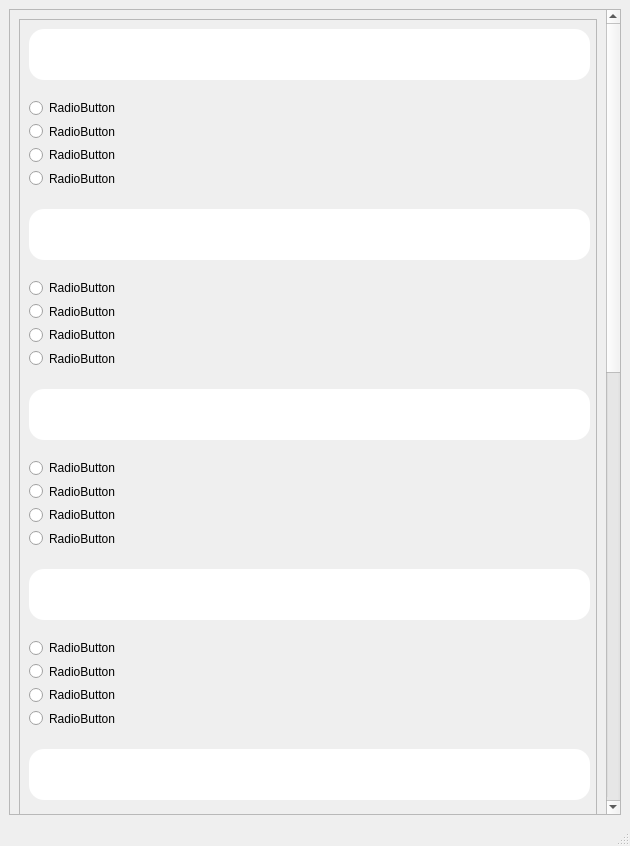
<?xml version="1.0" encoding="UTF-8"?>
<ui version="4.0">
 <class>Tests</class>
 <widget class="QMainWindow" name="Tests">
  <property name="geometry">
   <rect>
    <x>0</x>
    <y>0</y>
    <width>630</width>
    <height>846</height>
   </rect>
  </property>
  <property name="windowTitle">
   <string>MainWindow</string>
  </property>
  <widget class="QWidget" name="centralwidget">
   <layout class="QVBoxLayout" name="verticalLayout">
    <item>
     <widget class="QScrollArea" name="scrollArea">
      <property name="widgetResizable">
       <bool>true</bool>
      </property>
      <widget class="QWidget" name="scrollAreaWidgetContents">
       <property name="geometry">
        <rect>
         <x>0</x>
         <y>-1003</y>
         <width>593</width>
         <height>1788</height>
        </rect>
       </property>
       <layout class="QVBoxLayout" name="verticalLayout_2">
        <item>
         <widget class="QFrame" name="frame">
          <property name="minimumSize">
           <size>
            <width>0</width>
            <height>1770</height>
           </size>
          </property>
          <property name="frameShape">
           <enum>QFrame::StyledPanel</enum>
          </property>
          <property name="frameShadow">
           <enum>QFrame::Raised</enum>
          </property>
          <widget class="QPlainTextEdit" name="vopros1">
           <property name="geometry">
            <rect>
             <x>10</x>
             <y>10</y>
             <width>561</width>
             <height>51</height>
            </rect>
           </property>
           <property name="styleSheet">
            <string notr="true">border-radius: 15px;
background: white;</string>
           </property>
           <property name="tabChangesFocus">
            <bool>false</bool>
           </property>
           <property name="readOnly">
            <bool>true</bool>
           </property>
           <property name="overwriteMode">
            <bool>false</bool>
           </property>
           <property name="textInteractionFlags">
            <set>Qt::TextSelectableByMouse</set>
           </property>
           <property name="backgroundVisible">
            <bool>false</bool>
           </property>
           <property name="centerOnScroll">
            <bool>false</bool>
           </property>
           <property name="placeholderText">
            <string/>
           </property>
          </widget>
          <widget class="QWidget" name="verticalLayoutWidget">
           <property name="geometry">
            <rect>
             <x>10</x>
             <y>80</y>
             <width>541</width>
             <height>88</height>
            </rect>
           </property>
           <layout class="QVBoxLayout" name="vert1">
            <item>
             <widget class="QRadioButton" name="otv1_1">
              <property name="text">
               <string>RadioButton</string>
              </property>
             </widget>
            </item>
            <item>
             <widget class="QRadioButton" name="otv1_2">
              <property name="text">
               <string>RadioButton</string>
              </property>
             </widget>
            </item>
            <item>
             <widget class="QRadioButton" name="otv1_3">
              <property name="text">
               <string>RadioButton</string>
              </property>
             </widget>
            </item>
            <item>
             <widget class="QRadioButton" name="otv1_4">
              <property name="text">
               <string>RadioButton</string>
              </property>
             </widget>
            </item>
           </layout>
          </widget>
          <widget class="QPlainTextEdit" name="vopros2">
           <property name="geometry">
            <rect>
             <x>10</x>
             <y>190</y>
             <width>561</width>
             <height>51</height>
            </rect>
           </property>
           <property name="styleSheet">
            <string notr="true">border-radius: 15px;
background: white;</string>
           </property>
           <property name="tabChangesFocus">
            <bool>false</bool>
           </property>
           <property name="readOnly">
            <bool>true</bool>
           </property>
           <property name="overwriteMode">
            <bool>false</bool>
           </property>
           <property name="textInteractionFlags">
            <set>Qt::TextSelectableByMouse</set>
           </property>
           <property name="backgroundVisible">
            <bool>false</bool>
           </property>
           <property name="centerOnScroll">
            <bool>false</bool>
           </property>
           <property name="placeholderText">
            <string/>
           </property>
          </widget>
          <widget class="QWidget" name="verticalLayoutWidget_2">
           <property name="geometry">
            <rect>
             <x>10</x>
             <y>260</y>
             <width>541</width>
             <height>88</height>
            </rect>
           </property>
           <layout class="QVBoxLayout" name="vert2">
            <item>
             <widget class="QRadioButton" name="otv2_1">
              <property name="text">
               <string>RadioButton</string>
              </property>
             </widget>
            </item>
            <item>
             <widget class="QRadioButton" name="otv2_2">
              <property name="text">
               <string>RadioButton</string>
              </property>
             </widget>
            </item>
            <item>
             <widget class="QRadioButton" name="otv2_3">
              <property name="text">
               <string>RadioButton</string>
              </property>
             </widget>
            </item>
            <item>
             <widget class="QRadioButton" name="otv2_4">
              <property name="text">
               <string>RadioButton</string>
              </property>
             </widget>
            </item>
           </layout>
          </widget>
          <widget class="QPlainTextEdit" name="vopros3">
           <property name="geometry">
            <rect>
             <x>10</x>
             <y>370</y>
             <width>561</width>
             <height>51</height>
            </rect>
           </property>
           <property name="styleSheet">
            <string notr="true">border-radius: 15px;
background: white;</string>
           </property>
           <property name="tabChangesFocus">
            <bool>false</bool>
           </property>
           <property name="readOnly">
            <bool>true</bool>
           </property>
           <property name="overwriteMode">
            <bool>false</bool>
           </property>
           <property name="textInteractionFlags">
            <set>Qt::TextSelectableByMouse</set>
           </property>
           <property name="backgroundVisible">
            <bool>false</bool>
           </property>
           <property name="centerOnScroll">
            <bool>false</bool>
           </property>
           <property name="placeholderText">
            <string/>
           </property>
          </widget>
          <widget class="QWidget" name="verticalLayoutWidget_3">
           <property name="geometry">
            <rect>
             <x>10</x>
             <y>440</y>
             <width>541</width>
             <height>88</height>
            </rect>
           </property>
           <layout class="QVBoxLayout" name="vert3">
            <item>
             <widget class="QRadioButton" name="otv3_1">
              <property name="text">
               <string>RadioButton</string>
              </property>
             </widget>
            </item>
            <item>
             <widget class="QRadioButton" name="otv3_2">
              <property name="text">
               <string>RadioButton</string>
              </property>
             </widget>
            </item>
            <item>
             <widget class="QRadioButton" name="otv3_3">
              <property name="text">
               <string>RadioButton</string>
              </property>
             </widget>
            </item>
            <item>
             <widget class="QRadioButton" name="otv3_4">
              <property name="text">
               <string>RadioButton</string>
              </property>
             </widget>
            </item>
           </layout>
          </widget>
          <widget class="QPlainTextEdit" name="vopros4">
           <property name="geometry">
            <rect>
             <x>10</x>
             <y>550</y>
             <width>561</width>
             <height>51</height>
            </rect>
           </property>
           <property name="styleSheet">
            <string notr="true">border-radius: 15px;
background: white;</string>
           </property>
           <property name="tabChangesFocus">
            <bool>false</bool>
           </property>
           <property name="readOnly">
            <bool>true</bool>
           </property>
           <property name="overwriteMode">
            <bool>false</bool>
           </property>
           <property name="textInteractionFlags">
            <set>Qt::TextSelectableByMouse</set>
           </property>
           <property name="backgroundVisible">
            <bool>false</bool>
           </property>
           <property name="centerOnScroll">
            <bool>false</bool>
           </property>
           <property name="placeholderText">
            <string/>
           </property>
          </widget>
          <widget class="QWidget" name="verticalLayoutWidget_4">
           <property name="geometry">
            <rect>
             <x>10</x>
             <y>620</y>
             <width>541</width>
             <height>88</height>
            </rect>
           </property>
           <layout class="QVBoxLayout" name="vert4">
            <item>
             <widget class="QRadioButton" name="otv4_1">
              <property name="text">
               <string>RadioButton</string>
              </property>
             </widget>
            </item>
            <item>
             <widget class="QRadioButton" name="otv4_2">
              <property name="text">
               <string>RadioButton</string>
              </property>
             </widget>
            </item>
            <item>
             <widget class="QRadioButton" name="otv4_3">
              <property name="text">
               <string>RadioButton</string>
              </property>
             </widget>
            </item>
            <item>
             <widget class="QRadioButton" name="otv4_4">
              <property name="text">
               <string>RadioButton</string>
              </property>
             </widget>
            </item>
           </layout>
          </widget>
          <widget class="QPlainTextEdit" name="vopros5">
           <property name="geometry">
            <rect>
             <x>10</x>
             <y>730</y>
             <width>561</width>
             <height>51</height>
            </rect>
           </property>
           <property name="styleSheet">
            <string notr="true">border-radius: 15px;
background: white;</string>
           </property>
           <property name="tabChangesFocus">
            <bool>false</bool>
           </property>
           <property name="readOnly">
            <bool>true</bool>
           </property>
           <property name="overwriteMode">
            <bool>false</bool>
           </property>
           <property name="textInteractionFlags">
            <set>Qt::TextSelectableByMouse</set>
           </property>
           <property name="backgroundVisible">
            <bool>false</bool>
           </property>
           <property name="centerOnScroll">
            <bool>false</bool>
           </property>
           <property name="placeholderText">
            <string/>
           </property>
          </widget>
          <widget class="QWidget" name="verticalLayoutWidget_5">
           <property name="geometry">
            <rect>
             <x>10</x>
             <y>800</y>
             <width>541</width>
             <height>88</height>
            </rect>
           </property>
           <layout class="QVBoxLayout" name="vert5">
            <item>
             <widget class="QRadioButton" name="otv5_1">
              <property name="text">
               <string>RadioButton</string>
              </property>
             </widget>
            </item>
            <item>
             <widget class="QRadioButton" name="otv5_2">
              <property name="text">
               <string>RadioButton</string>
              </property>
             </widget>
            </item>
            <item>
             <widget class="QRadioButton" name="otv5_3">
              <property name="text">
               <string>RadioButton</string>
              </property>
             </widget>
            </item>
            <item>
             <widget class="QRadioButton" name="otv5_4">
              <property name="text">
               <string>RadioButton</string>
              </property>
             </widget>
            </item>
           </layout>
          </widget>
          <widget class="QPlainTextEdit" name="vopros6">
           <property name="geometry">
            <rect>
             <x>10</x>
             <y>910</y>
             <width>561</width>
             <height>51</height>
            </rect>
           </property>
           <property name="styleSheet">
            <string notr="true">border-radius: 15px;
background: white;</string>
           </property>
           <property name="tabChangesFocus">
            <bool>false</bool>
           </property>
           <property name="readOnly">
            <bool>true</bool>
           </property>
           <property name="overwriteMode">
            <bool>false</bool>
           </property>
           <property name="textInteractionFlags">
            <set>Qt::TextSelectableByMouse</set>
           </property>
           <property name="backgroundVisible">
            <bool>false</bool>
           </property>
           <property name="centerOnScroll">
            <bool>false</bool>
           </property>
           <property name="placeholderText">
            <string/>
           </property>
          </widget>
          <widget class="QWidget" name="verticalLayoutWidget_6">
           <property name="geometry">
            <rect>
             <x>10</x>
             <y>980</y>
             <width>541</width>
             <height>88</height>
            </rect>
           </property>
           <layout class="QVBoxLayout" name="vert6">
            <item>
             <widget class="QRadioButton" name="otv6_1">
              <property name="text">
               <string>RadioButton</string>
              </property>
             </widget>
            </item>
            <item>
             <widget class="QRadioButton" name="otv6_2">
              <property name="text">
               <string>RadioButton</string>
              </property>
             </widget>
            </item>
            <item>
             <widget class="QRadioButton" name="otv6_3">
              <property name="text">
               <string>RadioButton</string>
              </property>
             </widget>
            </item>
            <item>
             <widget class="QRadioButton" name="otv6_4">
              <property name="text">
               <string>RadioButton</string>
              </property>
             </widget>
            </item>
           </layout>
          </widget>
          <widget class="QPlainTextEdit" name="vopros7">
           <property name="geometry">
            <rect>
             <x>10</x>
             <y>1090</y>
             <width>561</width>
             <height>51</height>
            </rect>
           </property>
           <property name="styleSheet">
            <string notr="true">border-radius: 15px;
background: white;</string>
           </property>
           <property name="tabChangesFocus">
            <bool>false</bool>
           </property>
           <property name="readOnly">
            <bool>true</bool>
           </property>
           <property name="overwriteMode">
            <bool>false</bool>
           </property>
           <property name="textInteractionFlags">
            <set>Qt::TextSelectableByMouse</set>
           </property>
           <property name="backgroundVisible">
            <bool>false</bool>
           </property>
           <property name="centerOnScroll">
            <bool>false</bool>
           </property>
           <property name="placeholderText">
            <string/>
           </property>
          </widget>
          <widget class="QWidget" name="verticalLayoutWidget_7">
           <property name="geometry">
            <rect>
             <x>10</x>
             <y>1160</y>
             <width>541</width>
             <height>88</height>
            </rect>
           </property>
           <layout class="QVBoxLayout" name="vert7">
            <item>
             <widget class="QRadioButton" name="otv7_1">
              <property name="text">
               <string>RadioButton</string>
              </property>
             </widget>
            </item>
            <item>
             <widget class="QRadioButton" name="otv7_2">
              <property name="text">
               <string>RadioButton</string>
              </property>
             </widget>
            </item>
            <item>
             <widget class="QRadioButton" name="otv7_3">
              <property name="text">
               <string>RadioButton</string>
              </property>
             </widget>
            </item>
            <item>
             <widget class="QRadioButton" name="otv7_4">
              <property name="text">
               <string>RadioButton</string>
              </property>
             </widget>
            </item>
           </layout>
          </widget>
          <widget class="QPlainTextEdit" name="vopros8">
           <property name="geometry">
            <rect>
             <x>10</x>
             <y>1270</y>
             <width>561</width>
             <height>51</height>
            </rect>
           </property>
           <property name="styleSheet">
            <string notr="true">border-radius: 15px;
background: white;</string>
           </property>
           <property name="tabChangesFocus">
            <bool>false</bool>
           </property>
           <property name="readOnly">
            <bool>true</bool>
           </property>
           <property name="overwriteMode">
            <bool>false</bool>
           </property>
           <property name="textInteractionFlags">
            <set>Qt::TextSelectableByMouse</set>
           </property>
           <property name="backgroundVisible">
            <bool>false</bool>
           </property>
           <property name="centerOnScroll">
            <bool>false</bool>
           </property>
           <property name="placeholderText">
            <string/>
           </property>
          </widget>
          <widget class="QWidget" name="verticalLayoutWidget_8">
           <property name="geometry">
            <rect>
             <x>10</x>
             <y>1340</y>
             <width>541</width>
             <height>88</height>
            </rect>
           </property>
           <layout class="QVBoxLayout" name="vert8">
            <item>
             <widget class="QRadioButton" name="otv8_1">
              <property name="text">
               <string>RadioButton</string>
              </property>
             </widget>
            </item>
            <item>
             <widget class="QRadioButton" name="otv8_2">
              <property name="text">
               <string>RadioButton</string>
              </property>
             </widget>
            </item>
            <item>
             <widget class="QRadioButton" name="otv8_3">
              <property name="text">
               <string>RadioButton</string>
              </property>
             </widget>
            </item>
            <item>
             <widget class="QRadioButton" name="otv8_4">
              <property name="text">
               <string>RadioButton</string>
              </property>
             </widget>
            </item>
           </layout>
          </widget>
          <widget class="QPlainTextEdit" name="vopros9">
           <property name="geometry">
            <rect>
             <x>10</x>
             <y>1450</y>
             <width>561</width>
             <height>51</height>
            </rect>
           </property>
           <property name="styleSheet">
            <string notr="true">border-radius: 15px;
background: white;</string>
           </property>
           <property name="tabChangesFocus">
            <bool>false</bool>
           </property>
           <property name="readOnly">
            <bool>true</bool>
           </property>
           <property name="overwriteMode">
            <bool>false</bool>
           </property>
           <property name="textInteractionFlags">
            <set>Qt::TextSelectableByMouse</set>
           </property>
           <property name="backgroundVisible">
            <bool>false</bool>
           </property>
           <property name="centerOnScroll">
            <bool>false</bool>
           </property>
           <property name="placeholderText">
            <string/>
           </property>
          </widget>
          <widget class="QWidget" name="verticalLayoutWidget_9">
           <property name="geometry">
            <rect>
             <x>10</x>
             <y>1510</y>
             <width>541</width>
             <height>88</height>
            </rect>
           </property>
           <layout class="QVBoxLayout" name="vert9">
            <item>
             <widget class="QRadioButton" name="otv9_1">
              <property name="text">
               <string>RadioButton</string>
              </property>
             </widget>
            </item>
            <item>
             <widget class="QRadioButton" name="otv9_2">
              <property name="text">
               <string>RadioButton</string>
              </property>
             </widget>
            </item>
            <item>
             <widget class="QRadioButton" name="otv9_3">
              <property name="text">
               <string>RadioButton</string>
              </property>
             </widget>
            </item>
            <item>
             <widget class="QRadioButton" name="otv9_4">
              <property name="text">
               <string>RadioButton</string>
              </property>
             </widget>
            </item>
           </layout>
          </widget>
          <widget class="QPlainTextEdit" name="vopros10">
           <property name="geometry">
            <rect>
             <x>10</x>
             <y>1610</y>
             <width>561</width>
             <height>51</height>
            </rect>
           </property>
           <property name="styleSheet">
            <string notr="true">border-radius: 15px;
background: white;</string>
           </property>
           <property name="tabChangesFocus">
            <bool>false</bool>
           </property>
           <property name="readOnly">
            <bool>true</bool>
           </property>
           <property name="overwriteMode">
            <bool>false</bool>
           </property>
           <property name="textInteractionFlags">
            <set>Qt::TextSelectableByMouse</set>
           </property>
           <property name="backgroundVisible">
            <bool>false</bool>
           </property>
           <property name="centerOnScroll">
            <bool>false</bool>
           </property>
           <property name="placeholderText">
            <string/>
           </property>
          </widget>
          <widget class="QWidget" name="verticalLayoutWidget_10">
           <property name="geometry">
            <rect>
             <x>10</x>
             <y>1680</y>
             <width>351</width>
             <height>88</height>
            </rect>
           </property>
           <layout class="QVBoxLayout" name="vert10">
            <item>
             <widget class="QRadioButton" name="otv10_1">
              <property name="text">
               <string>RadioButton</string>
              </property>
             </widget>
            </item>
            <item>
             <widget class="QRadioButton" name="otv10_2">
              <property name="text">
               <string>RadioButton</string>
              </property>
             </widget>
            </item>
            <item>
             <widget class="QRadioButton" name="otv10_3">
              <property name="text">
               <string>RadioButton</string>
              </property>
             </widget>
            </item>
            <item>
             <widget class="QRadioButton" name="otv10_4">
              <property name="text">
               <string>RadioButton</string>
              </property>
             </widget>
            </item>
           </layout>
          </widget>
          <widget class="QPushButton" name="btn">
           <property name="geometry">
            <rect>
             <x>450</x>
             <y>1710</y>
             <width>111</width>
             <height>41</height>
            </rect>
           </property>
           <property name="font">
            <font>
             <family>Comic Sans MS</family>
             <pointsize>11</pointsize>
             <weight>50</weight>
             <bold>false</bold>
            </font>
           </property>
           <property name="styleSheet">
            <string notr="true">border-radius: 15px;
background-color: white;</string>
           </property>
           <property name="text">
            <string>Завершить</string>
           </property>
          </widget>
         </widget>
        </item>
       </layout>
      </widget>
     </widget>
    </item>
   </layout>
  </widget>
  <widget class="QMenuBar" name="menubar">
   <property name="geometry">
    <rect>
     <x>0</x>
     <y>0</y>
     <width>630</width>
     <height>21</height>
    </rect>
   </property>
  </widget>
  <widget class="QStatusBar" name="statusbar"/>
 </widget>
 <resources/>
 <connections/>
</ui>
